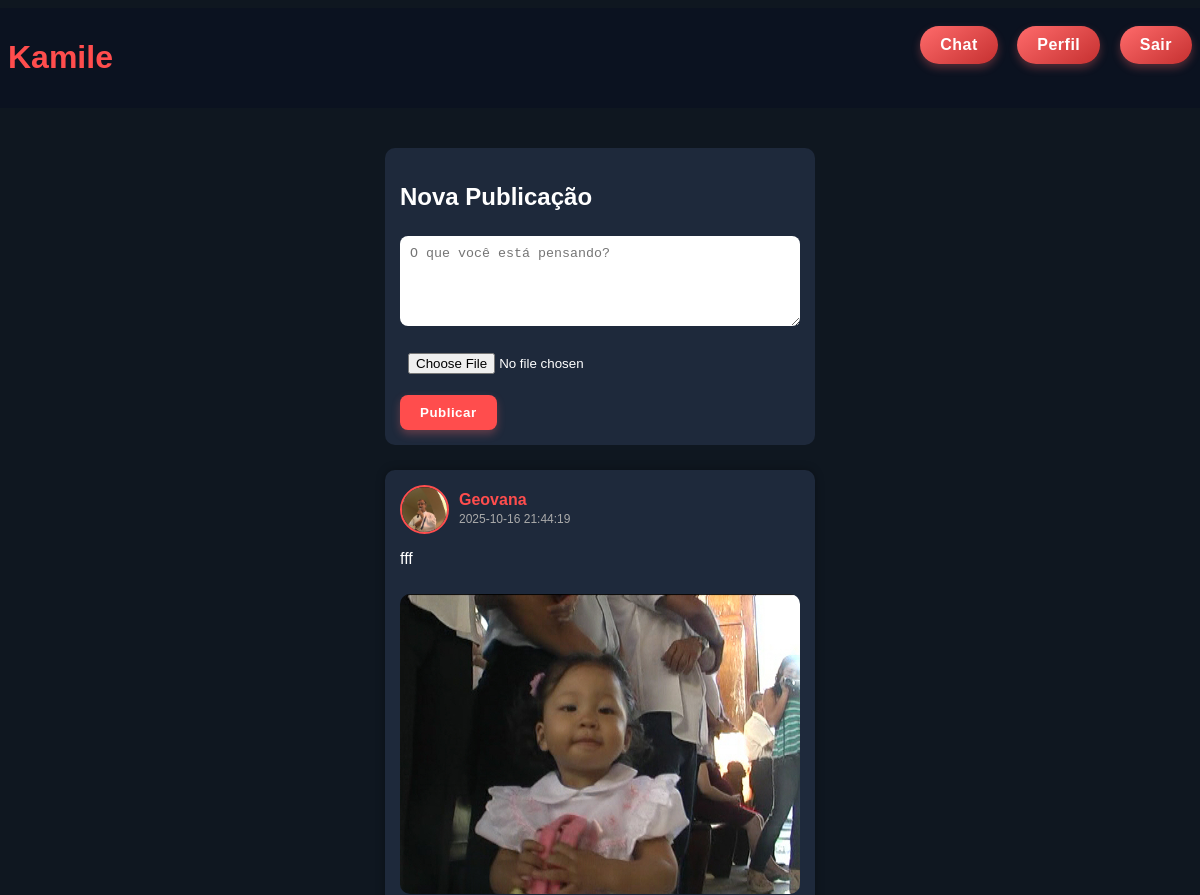
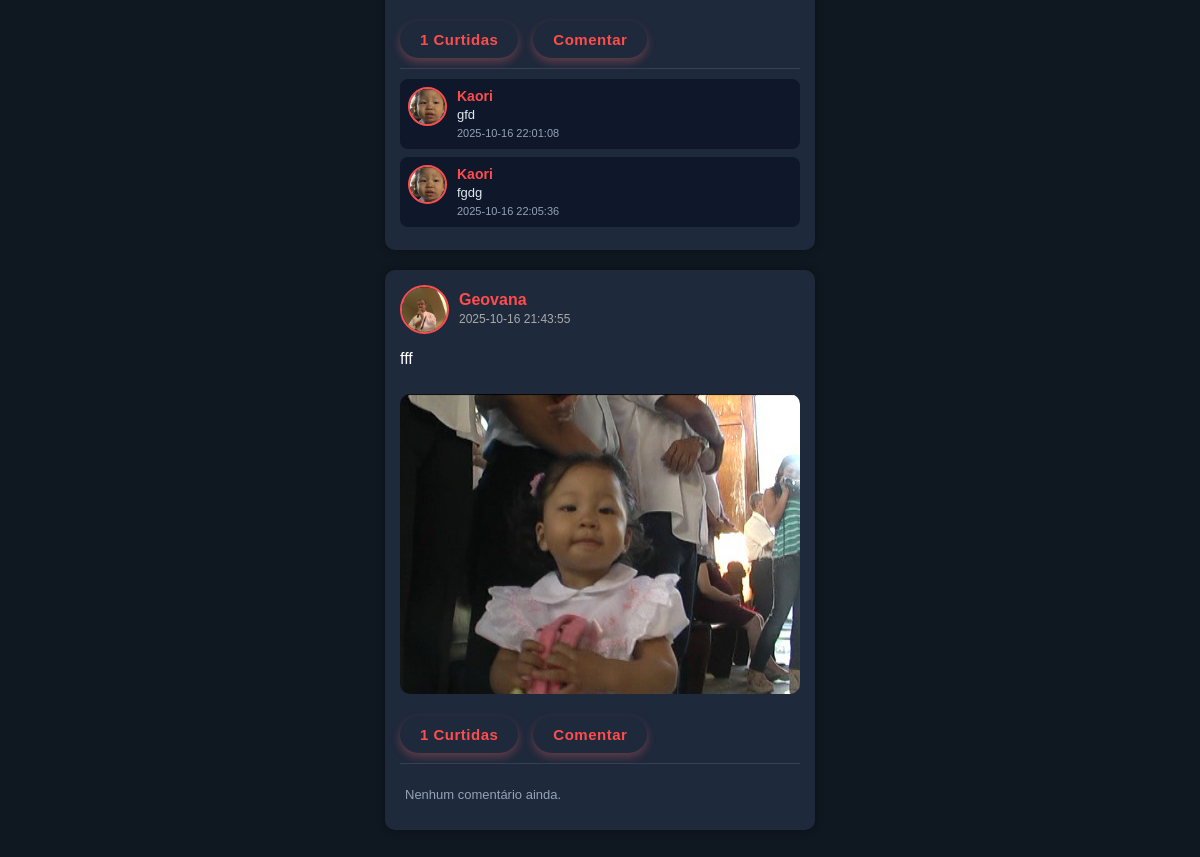
/feed.php (signed in), run on the app's committed database (2 pictures, top to bottom).
### tables this page shows
CREATE TABLE `postagens` (
  `id` int(11) NOT NULL,
  `usuario_id` int(11) NOT NULL,
  `conteudo` text NOT NULL,
  `imagem` varchar(255) DEFAULT NULL,
  `data_publicacao` datetime DEFAULT current_timestamp()
);

CREATE TABLE `usuarios` (
  `id` int(11) NOT NULL,
  `nome` varchar(100) NOT NULL,
  `email` varchar(100) NOT NULL,
  `senha` varchar(255) NOT NULL,
  `foto` varchar(255) DEFAULT NULL,
  `ultimo_ativo` datetime DEFAULT current_timestamp()
);

CREATE TABLE `comentarios` (
  `id` int(11) NOT NULL,
  `postagem_id` int(11) NOT NULL,
  `usuario_id` int(11) NOT NULL,
  `conteudo` text NOT NULL,
  `data_comentario` datetime DEFAULT current_timestamp()
);

### feed.php (the view, shortened to what this page needs)
<?php
require 'conexao.php';
$uid = $_SESSION['usuario_id'];
$postagens = $conn->query("
    SELECT p.*, u.nome, u.foto
    FROM postagens p
    JOIN usuarios u ON p.usuario_id = u.id
    ORDER BY p.data_publicacao DESC
");
?>
<!DOCTYPE html>
<html lang="pt-br">
<head>
    <link rel="stylesheet" href="style.css">
</head>
<body>
    <header>
        <h1>Kamile</h1>
        <nav>
            <a href="chat.php">Chat</a>
            <a href="perfil.php">Perfil</a>
            <a href="logout.php">Sair</a>
        </nav>
    </header>
    <main>
        <section class="nova">
            <h2>Nova Publicação</h2>
            <form method="POST" enctype="multipart/form-data">
                <textarea name="conteudo" placeholder="O que você está pensando?" required></textarea>
                <input type="file" name="imagem">
                <button type="submit">Publicar</button>
            </form>
        </section>
        <section class="feed">
            <?php while($p = $postagens->fetch_assoc()): ?>
                <?php
                $post_id = $p['id'];
                $qLikes = $conn->query("SELECT COUNT(*) AS total FROM likes WHERE post_id = $post_id");
                $likes = $qLikes->fetch_assoc()['total'];
                $qUserLike = $conn->query("SELECT id FROM likes WHERE post_id = $post_id AND usuario_id = $uid");
                $curtiu = $qUserLike->num_rows > 0;
                ?>
                <div class="post">
                    <div class="post-header">
                        <img src="<?= htmlspecialchars($p['foto'] ?: 'default.jpg') ?>" class="avatar" alt="Foto de perfil">
                        <div>
                            <strong><?= htmlspecialchars($p['nome']) ?></strong><br>
                            <span class="data"><?= htmlspecialchars($p['data_publicacao']) ?></span>
                        </div>
                    </div>
                    <p><?= nl2br(htmlspecialchars($p['conteudo'])) ?></p>
                    <?php if($p['imagem']): ?>
                        <img src="<?= htmlspecialchars($p['imagem']) ?>" class="imgpost" alt="Imagem da postagem">
                    <?php endif; ?>
                    <div class="acoes">
                        <form method="POST" action="curtir.php" class="acao-form" style="display:inline;">
                            <button type="submit" style="color:<?= $curtiu ? '#ff4d4d' : '#ccc' ?>">
                                <?= $likes ?> Curtidas
                            </button>
                        </form>
                        <button onclick="comentarPost(<?= $p['id'] ?>)">Comentar</button>
                    </div>
                    <?php
                    $qComentarios = $conn->prepare("
                        SELECT c.*, u.nome, u.foto
                        FROM comentarios c
                        JOIN usuarios u ON c.usuario_id = u.id
                        WHERE c.postagem_id = ?
                        ORDER BY c.data_comentario ASC
                    ");
                    $qComentarios->bind_param('i', $post_id);
                    $qComentarios->execute();
                    $comentarios = $qComentarios->get_result();
                    ?>
                    <div class="comentarios">
                        <?php if ($comentarios->num_rows > 0): ?>
                            <?php while($c = $comentarios->fetch_assoc()): ?>
                                <div class="comentario">
                                    <img src="<?= htmlspecialchars($c['foto'] ?: 'default.jpg') ?>" class="avatar-mini" alt="foto do usuário">
                                    <div>
                                        <strong><?= htmlspecialchars($c['nome']) ?></strong><br>
                                        <span><?= nl2br(htmlspecialchars($c['conteudo'])) ?></span><br>
                                        <small class="data"><?= htmlspecialchars($c['data_comentario']) ?></small>
                                    </div>
                                </div>
                            <?php endwhile; ?>
                        <?php else: ?>
                            <p class="sem-comentario">Nenhum comentário ainda.</p>
                        <?php endif; ?>
                    </div>
                </div>
            <?php endwhile; ?>
        </section>
    </main>
</body>
</html>

### style.css (style rules this page uses)
body { background-color: #0f1720; color: #fff; font-family: Arial, sans-serif; display: flex; flex-direction: column; align-items: center; }
header { width: 100%; background: #0b1220; color: #ff6b6b; display: flex; justify-content: space-between; padding: 10px 30px; }
.card, .post, .nova { background: #0b1220; padding: 20px; border-radius: 10px; margin: 10px 0; width: 400px; }
button, .btn-edit, .btn-del, a { text-decoration: none; position: relative; display: inline-block; border: none; outline: none; color: #fff; font-weight: bold; letter-spacing: 0.5px; padding: 10px 20px; margin-top: 8px; border-radius: 30px; background: linear-gradient(145deg, #ff6b6b, #c53030); box-shadow: 0 4px 8px rgba(255, 107, 107, 0.3); cursor: pointer; transition: all 0.2s ease-in-out; }
input, textarea { width: 100%; margin: 5px 0; padding: 8px; border-radius: 6px; border: none; }
.imgpost { max-width: 100%; border-radius: 8px; margin-top: 5px; }

### feed.php (style rules this page uses)
body { background-color: #0f1720; color: #fff; font-family: Arial, sans-serif; display: flex; flex-direction: column; align-items: center; }
header { width: 100%; background: #0b1220; color: #ff6b6b; display: flex; justify-content: space-between; padding: 10px 30px; }
header h1 { color: #ff4d4d; }
nav a { color: white; margin-left: 15px; text-decoration: none; }
main { max-width: 700px; margin: 30px auto; padding: 0 15px; }
.nova { background: #1e293b; padding: 15px; border-radius: 10px; margin-bottom: 25px; }
.nova textarea { width: 95%; min-height: 70px; padding: 10px; border-radius: 8px; border: none; margin-bottom: 10px; }
.nova button { background: #ff4d4d; border: none; color: white; padding: 10px 20px; border-radius: 8px; cursor: pointer; }
.post { background: #1e293b; color: white; padding: 15px; border-radius: 10px; margin-bottom: 20px; box-shadow: 0 0 10px rgba(0,0,0,0.3); }
.post-header { display: flex; align-items: center; gap: 10px; margin-bottom: 10px; }
.post-header .avatar { width: 45px; height: 45px; border-radius: 50%; object-fit: cover; border: 2px solid #ff4d4d; }
.post-header strong { font-size: 16px; color: #ff4d4d; }
.post-header .data { font-size: 12px; color: #aaa; }
.imgpost { width: 100%; max-height: 400px; object-fit: cover; border-radius: 10px; margin-top: 10px; }
.acoes { display: flex; gap: 15px; margin-top: 10px; }
.acoes button { background: none; border: none; color: #ff4d4d; cursor: pointer; font-size: 15px; }
.comentarios { margin-top: 10px; padding-top: 10px; border-top: 1px solid #334155; }
.comentario { display: flex; gap: 10px; background: #0f172a; padding: 8px; border-radius: 8px; margin-bottom: 8px; }
.comentario .avatar-mini { width: 35px; height: 35px; border-radius: 50%; border: 2px solid #ff4d4d; object-fit: cover; }
.comentario strong { color: #ff4d4d; font-size: 14px; }
.comentario span { color: #e2e8f0; font-size: 13px; }
.comentario .data { color: #94a3b8; font-size: 11px; }
.sem-comentario { color: #94a3b8; font-size: 13px; margin-left: 5px; }

### data on the page
postagens: usuario.foto (picture), usuario.nome "Geovana", data_publicacao "2025-10-16 21:44:19", conteudo "fff", imagem (picture), likes "1"
comentarios: usuario.foto (picture), usuario.nome "Kaori", conteudo "gfd", data_comentario "2025-10-16 22:01:08"
comentarios: usuario.foto (picture), usuario.nome "Kaori", conteudo "fgdg", data_comentario "2025-10-16 22:05:36"
postagens: usuario.foto (picture), usuario.nome "Geovana", data_publicacao "2025-10-16 21:43:55", conteudo "fff", imagem (picture), likes "1", shows "Nenhum comentário ainda."
